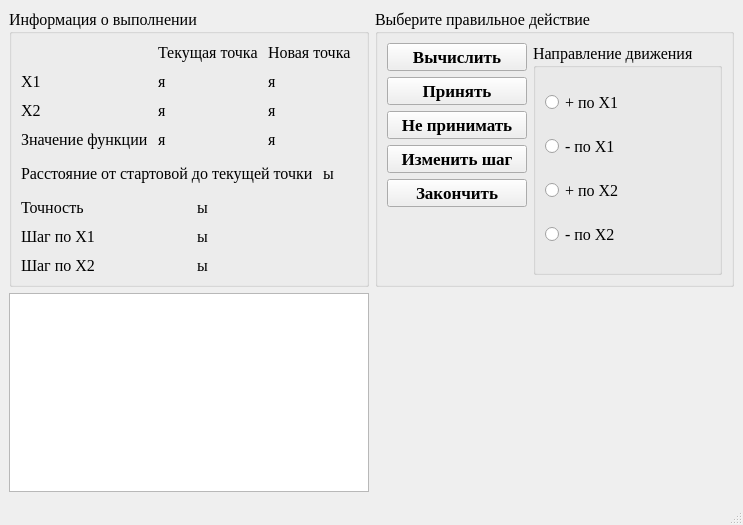
<?xml version="1.0" encoding="UTF-8"?>
<ui version="4.0">
 <class>CWdescentWin</class>
 <widget class="QMainWindow" name="CWdescentWin">
  <property name="geometry">
   <rect>
    <x>0</x>
    <y>0</y>
    <width>743</width>
    <height>525</height>
   </rect>
  </property>
  <property name="font">
   <font>
    <family>Times New Roman</family>
    <pointsize>12</pointsize>
   </font>
  </property>
  <property name="windowTitle">
   <string>MainWindow</string>
  </property>
  <widget class="QWidget" name="centralwidget">
   <layout class="QGridLayout" name="gridLayout_2" rowstretch="0,1" columnstretch="1,1">
    <item row="0" column="0">
     <widget class="QGroupBox" name="groupBox_2">
      <property name="title">
       <string>Информация о выполнении</string>
      </property>
      <layout class="QVBoxLayout" name="verticalLayout">
       <property name="spacing">
        <number>15</number>
       </property>
       <item>
        <layout class="QGridLayout" name="gridLayout_6">
         <property name="spacing">
          <number>10</number>
         </property>
         <item row="0" column="1">
          <widget class="QLabel" name="label_11">
           <property name="text">
            <string>Текущая точка</string>
           </property>
           <property name="textInteractionFlags">
            <set>Qt::LinksAccessibleByMouse|Qt::TextSelectableByMouse</set>
           </property>
          </widget>
         </item>
         <item row="0" column="2">
          <widget class="QLabel" name="label_12">
           <property name="text">
            <string>Новая точка</string>
           </property>
           <property name="textInteractionFlags">
            <set>Qt::LinksAccessibleByMouse|Qt::TextSelectableByMouse</set>
           </property>
          </widget>
         </item>
         <item row="1" column="0">
          <widget class="QLabel" name="label_5">
           <property name="text">
            <string>Х1</string>
           </property>
           <property name="textInteractionFlags">
            <set>Qt::LinksAccessibleByMouse|Qt::TextSelectableByMouse</set>
           </property>
          </widget>
         </item>
         <item row="1" column="1">
          <widget class="QLabel" name="x1_lb">
           <property name="text">
            <string>я</string>
           </property>
           <property name="textInteractionFlags">
            <set>Qt::LinksAccessibleByMouse|Qt::TextSelectableByMouse</set>
           </property>
          </widget>
         </item>
         <item row="1" column="2">
          <widget class="QLabel" name="new_x1_lb">
           <property name="text">
            <string>я</string>
           </property>
           <property name="textInteractionFlags">
            <set>Qt::LinksAccessibleByMouse|Qt::TextSelectableByMouse</set>
           </property>
          </widget>
         </item>
         <item row="2" column="0">
          <widget class="QLabel" name="label_6">
           <property name="text">
            <string>Х2</string>
           </property>
           <property name="textInteractionFlags">
            <set>Qt::LinksAccessibleByMouse|Qt::TextSelectableByMouse</set>
           </property>
          </widget>
         </item>
         <item row="2" column="1">
          <widget class="QLabel" name="x2_lb">
           <property name="text">
            <string>я</string>
           </property>
           <property name="textInteractionFlags">
            <set>Qt::LinksAccessibleByMouse|Qt::TextSelectableByMouse</set>
           </property>
          </widget>
         </item>
         <item row="2" column="2">
          <widget class="QLabel" name="new_x2_lb">
           <property name="text">
            <string>я</string>
           </property>
           <property name="textInteractionFlags">
            <set>Qt::LinksAccessibleByMouse|Qt::TextSelectableByMouse</set>
           </property>
          </widget>
         </item>
         <item row="3" column="0">
          <widget class="QLabel" name="label_10">
           <property name="text">
            <string>Значение функции</string>
           </property>
           <property name="textInteractionFlags">
            <set>Qt::LinksAccessibleByMouse|Qt::TextSelectableByMouse</set>
           </property>
          </widget>
         </item>
         <item row="3" column="1">
          <widget class="QLabel" name="fsign_lb">
           <property name="text">
            <string>я</string>
           </property>
           <property name="textInteractionFlags">
            <set>Qt::LinksAccessibleByMouse|Qt::TextSelectableByMouse</set>
           </property>
          </widget>
         </item>
         <item row="3" column="2">
          <widget class="QLabel" name="new_fsign_lb">
           <property name="text">
            <string>я</string>
           </property>
           <property name="textInteractionFlags">
            <set>Qt::LinksAccessibleByMouse|Qt::TextSelectableByMouse</set>
           </property>
          </widget>
         </item>
        </layout>
       </item>
       <item>
        <layout class="QHBoxLayout" name="horizontalLayout">
         <property name="spacing">
          <number>10</number>
         </property>
         <item>
          <widget class="QLabel" name="label_4">
           <property name="text">
            <string>Расстояние от стартовой до текущей точки</string>
           </property>
           <property name="textInteractionFlags">
            <set>Qt::LinksAccessibleByMouse|Qt::TextSelectableByMouse</set>
           </property>
          </widget>
         </item>
         <item>
          <widget class="QLabel" name="distance_lb">
           <property name="text">
            <string>ы</string>
           </property>
           <property name="textInteractionFlags">
            <set>Qt::LinksAccessibleByMouse|Qt::TextSelectableByMouse</set>
           </property>
          </widget>
         </item>
        </layout>
       </item>
       <item>
        <layout class="QGridLayout" name="gridLayout_7">
         <property name="verticalSpacing">
          <number>10</number>
         </property>
         <item row="0" column="0">
          <widget class="QLabel" name="label">
           <property name="text">
            <string>Точность</string>
           </property>
           <property name="textInteractionFlags">
            <set>Qt::LinksAccessibleByMouse|Qt::TextSelectableByMouse</set>
           </property>
          </widget>
         </item>
         <item row="0" column="1">
          <widget class="QLabel" name="precision_lb">
           <property name="text">
            <string>ы</string>
           </property>
           <property name="textInteractionFlags">
            <set>Qt::LinksAccessibleByMouse|Qt::TextSelectableByMouse</set>
           </property>
          </widget>
         </item>
         <item row="1" column="0">
          <widget class="QLabel" name="label_3">
           <property name="text">
            <string>Шаг по Х1</string>
           </property>
           <property name="textInteractionFlags">
            <set>Qt::LinksAccessibleByMouse|Qt::TextSelectableByMouse</set>
           </property>
          </widget>
         </item>
         <item row="1" column="1">
          <widget class="QLabel" name="x1_step_lb">
           <property name="text">
            <string>ы</string>
           </property>
           <property name="textInteractionFlags">
            <set>Qt::LinksAccessibleByMouse|Qt::TextSelectableByMouse</set>
           </property>
          </widget>
         </item>
         <item row="2" column="0">
          <widget class="QLabel" name="label_7">
           <property name="text">
            <string>Шаг по Х2</string>
           </property>
           <property name="textInteractionFlags">
            <set>Qt::LinksAccessibleByMouse|Qt::TextSelectableByMouse</set>
           </property>
          </widget>
         </item>
         <item row="2" column="1">
          <widget class="QLabel" name="x2_step_lb">
           <property name="text">
            <string>ы</string>
           </property>
           <property name="textInteractionFlags">
            <set>Qt::LinksAccessibleByMouse|Qt::TextSelectableByMouse</set>
           </property>
          </widget>
         </item>
        </layout>
       </item>
      </layout>
     </widget>
    </item>
    <item row="0" column="1">
     <widget class="QGroupBox" name="groupBox_3">
      <property name="title">
       <string>Выберите правильное действие</string>
      </property>
      <property name="checkable">
       <bool>false</bool>
      </property>
      <layout class="QGridLayout" name="gridLayout">
       <item row="0" column="0">
        <widget class="QPushButton" name="calculate_bt">
         <property name="font">
          <font>
           <pointsize>13</pointsize>
           <weight>75</weight>
           <bold>true</bold>
          </font>
         </property>
         <property name="toolTip">
          <string>&lt;!DOCTYPE HTML PUBLIC &quot;-//W3C//DTD HTML 4.0//EN&quot; &quot;http://www.w3.org/TR/REC-html40/strict.dtd&quot;&gt;
&lt;html&gt;&lt;head&gt;&lt;meta name=&quot;qrichtext&quot; content=&quot;1&quot; /&gt;&lt;style type=&quot;text/css&quot;&gt;
p, li { white-space: pre-wrap; }
&lt;/style&gt;&lt;/head&gt;&lt;body style=&quot; font-family:'Times New Roman'; font-size:13pt; font-weight:600; font-style:normal;&quot;&gt;
&lt;p style=&quot; margin-top:0px; margin-bottom:0px; margin-left:0px; margin-right:0px; -qt-block-indent:0; text-indent:0px;&quot;&gt;&lt;span style=&quot; font-weight:400;&quot;&gt;Выполнить выбранный в правом списке шаг.&lt;/span&gt;&lt;/p&gt;&lt;/body&gt;&lt;/html&gt;</string>
         </property>
         <property name="text">
          <string>Вычислить</string>
         </property>
        </widget>
       </item>
       <item row="0" column="1" rowspan="6">
        <widget class="QGroupBox" name="groupBox">
         <property name="font">
          <font>
           <weight>50</weight>
           <bold>false</bold>
          </font>
         </property>
         <property name="title">
          <string>Направление движения</string>
         </property>
         <layout class="QVBoxLayout" name="verticalLayout_2">
          <item>
           <widget class="QRadioButton" name="up_x1_rb">
            <property name="text">
             <string>+ по Х1</string>
            </property>
           </widget>
          </item>
          <item>
           <widget class="QRadioButton" name="down_x1_rb">
            <property name="text">
             <string>- по Х1</string>
            </property>
           </widget>
          </item>
          <item>
           <widget class="QRadioButton" name="up_x2_rb">
            <property name="text">
             <string>+ по Х2</string>
            </property>
           </widget>
          </item>
          <item>
           <widget class="QRadioButton" name="down_x2_rb">
            <property name="text">
             <string>- по Х2</string>
            </property>
           </widget>
          </item>
         </layout>
        </widget>
       </item>
       <item row="1" column="0">
        <widget class="QPushButton" name="accept_bt">
         <property name="font">
          <font>
           <pointsize>13</pointsize>
           <weight>75</weight>
           <bold>true</bold>
          </font>
         </property>
         <property name="toolTip">
          <string>&lt;!DOCTYPE HTML PUBLIC &quot;-//W3C//DTD HTML 4.0//EN&quot; &quot;http://www.w3.org/TR/REC-html40/strict.dtd&quot;&gt;
&lt;html&gt;&lt;head&gt;&lt;meta name=&quot;qrichtext&quot; content=&quot;1&quot; /&gt;&lt;style type=&quot;text/css&quot;&gt;
p, li { white-space: pre-wrap; }
&lt;/style&gt;&lt;/head&gt;&lt;body style=&quot; font-family:'Times New Roman'; font-size:13pt; font-weight:600; font-style:normal;&quot;&gt;
&lt;p style=&quot; margin-top:0px; margin-bottom:0px; margin-left:0px; margin-right:0px; -qt-block-indent:0; text-indent:0px;&quot;&gt;&lt;span style=&quot; font-weight:400;&quot;&gt;Установить новую точку в качестве текущей.&lt;/span&gt;&lt;/p&gt;&lt;/body&gt;&lt;/html&gt;</string>
         </property>
         <property name="text">
          <string>Принять</string>
         </property>
        </widget>
       </item>
       <item row="2" column="0">
        <widget class="QPushButton" name="not_accept_bt">
         <property name="font">
          <font>
           <pointsize>13</pointsize>
           <weight>75</weight>
           <bold>true</bold>
          </font>
         </property>
         <property name="toolTip">
          <string>&lt;!DOCTYPE HTML PUBLIC &quot;-//W3C//DTD HTML 4.0//EN&quot; &quot;http://www.w3.org/TR/REC-html40/strict.dtd&quot;&gt;
&lt;html&gt;&lt;head&gt;&lt;meta name=&quot;qrichtext&quot; content=&quot;1&quot; /&gt;&lt;style type=&quot;text/css&quot;&gt;
p, li { white-space: pre-wrap; }
&lt;/style&gt;&lt;/head&gt;&lt;body style=&quot; font-family:'Times New Roman'; font-size:13pt; font-weight:600; font-style:normal;&quot;&gt;
&lt;p style=&quot; margin-top:0px; margin-bottom:0px; margin-left:0px; margin-right:0px; -qt-block-indent:0; text-indent:0px;&quot;&gt;&lt;span style=&quot; font-weight:400;&quot;&gt;Отбросить новую точку и перейти к следующему шагу алгоритма.&lt;/span&gt;&lt;/p&gt;&lt;/body&gt;&lt;/html&gt;</string>
         </property>
         <property name="text">
          <string>Не принимать</string>
         </property>
        </widget>
       </item>
       <item row="4" column="0">
        <widget class="QPushButton" name="end_bt">
         <property name="font">
          <font>
           <pointsize>13</pointsize>
           <weight>75</weight>
           <bold>true</bold>
          </font>
         </property>
         <property name="toolTip">
          <string>&lt;!DOCTYPE HTML PUBLIC &quot;-//W3C//DTD HTML 4.0//EN&quot; &quot;http://www.w3.org/TR/REC-html40/strict.dtd&quot;&gt;
&lt;html&gt;&lt;head&gt;&lt;meta name=&quot;qrichtext&quot; content=&quot;1&quot; /&gt;&lt;style type=&quot;text/css&quot;&gt;
p, li { white-space: pre-wrap; }
&lt;/style&gt;&lt;/head&gt;&lt;body style=&quot; font-family:'Times New Roman'; font-size:13pt; font-weight:600; font-style:normal;&quot;&gt;
&lt;p style=&quot; margin-top:0px; margin-bottom:0px; margin-left:0px; margin-right:0px; -qt-block-indent:0; text-indent:0px;&quot;&gt;&lt;span style=&quot; font-weight:400;&quot;&gt;Закончить алгоритм, приняв текущую точку в качестве минимума.&lt;/span&gt;&lt;/p&gt;&lt;/body&gt;&lt;/html&gt;</string>
         </property>
         <property name="text">
          <string>Закончить</string>
         </property>
        </widget>
       </item>
       <item row="3" column="0">
        <widget class="QPushButton" name="change_step_bt">
         <property name="font">
          <font>
           <pointsize>13</pointsize>
           <weight>75</weight>
           <bold>true</bold>
          </font>
         </property>
         <property name="toolTip">
          <string>&lt;!DOCTYPE HTML PUBLIC &quot;-//W3C//DTD HTML 4.0//EN&quot; &quot;http://www.w3.org/TR/REC-html40/strict.dtd&quot;&gt;
&lt;html&gt;&lt;head&gt;&lt;meta name=&quot;qrichtext&quot; content=&quot;1&quot; /&gt;&lt;style type=&quot;text/css&quot;&gt;
p, li { white-space: pre-wrap; }
&lt;/style&gt;&lt;/head&gt;&lt;body style=&quot; font-family:'Times New Roman'; font-size:13pt; font-weight:600; font-style:normal;&quot;&gt;
&lt;p style=&quot; margin-top:0px; margin-bottom:0px; margin-left:0px; margin-right:0px; -qt-block-indent:0; text-indent:0px;&quot;&gt;&lt;span style=&quot; font-weight:400;&quot;&gt;Уменьшить шаг&lt;/span&gt;&lt;/p&gt;&lt;/body&gt;&lt;/html&gt;</string>
         </property>
         <property name="text">
          <string>Изменить шаг</string>
         </property>
        </widget>
       </item>
      </layout>
     </widget>
    </item>
    <item row="1" column="0">
     <widget class="QListWidget" name="LogLstWd">
      <property name="font">
       <font>
        <pointsize>12</pointsize>
       </font>
      </property>
      <property name="editTriggers">
       <set>QAbstractItemView::NoEditTriggers</set>
      </property>
      <property name="showDropIndicator" stdset="0">
       <bool>false</bool>
      </property>
      <property name="selectionMode">
       <enum>QAbstractItemView::NoSelection</enum>
      </property>
      <property name="selectionRectVisible">
       <bool>true</bool>
      </property>
     </widget>
    </item>
   </layout>
  </widget>
  <widget class="QMenuBar" name="menubar">
   <property name="geometry">
    <rect>
     <x>0</x>
     <y>0</y>
     <width>743</width>
     <height>24</height>
    </rect>
   </property>
  </widget>
  <widget class="QStatusBar" name="statusbar"/>
 </widget>
 <resources/>
 <connections/>
</ui>
